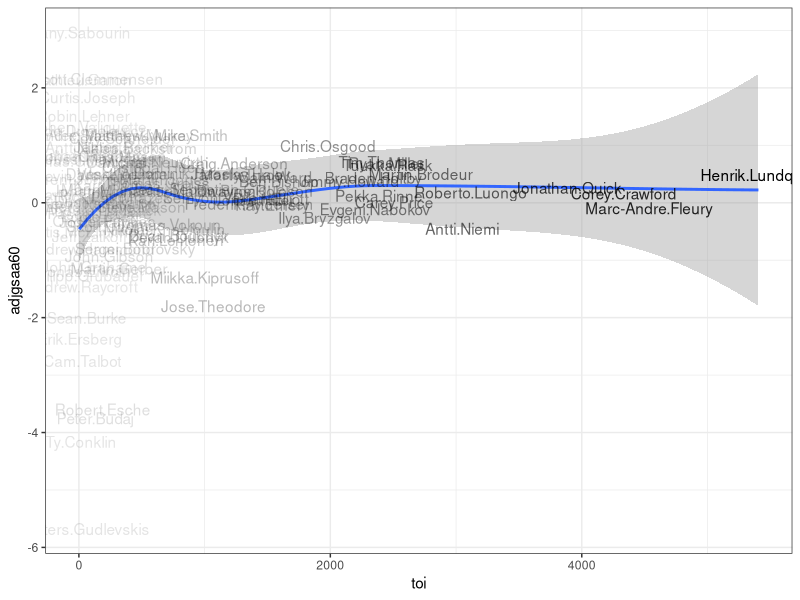
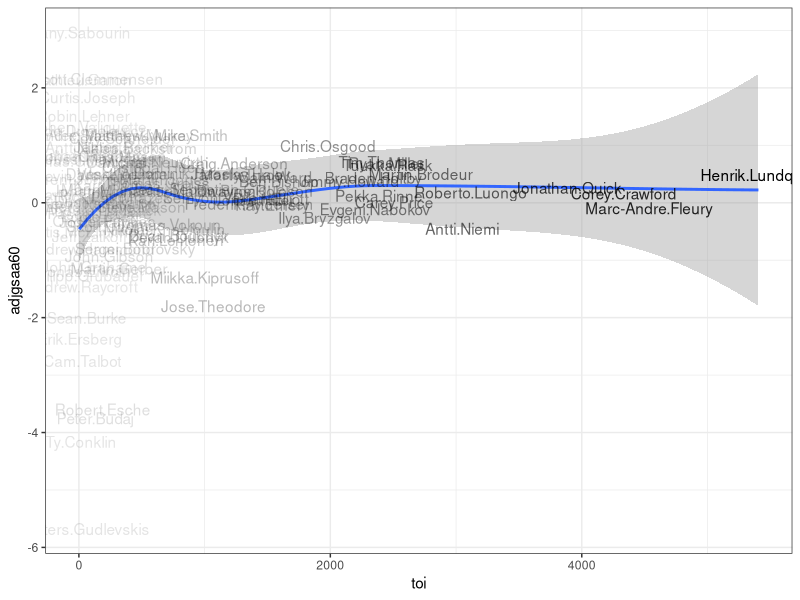

Here is the R script that generated these plots, in order:
setwd("C:/Users/conor/githubfolder/AdjGSAA/playoffs")

library(ggthemes)
library(scales)
library(ggplot2)
library(dplyr)
library(lubridate)
library(stringr)
library(readr)
library(tidyr)
library(cowplot)
library(forcats)


###ok let's load the data into R###
goalie_data_playoffs <- read.csv("goalie.playoffs.csv") ###this file has to be in the R directory you set previously###
goalie_data_playoffs$season <- as.character(goalie_data_playoffs$season) ###turn the season variable into a factor###
goalie_data_playoffs$Date <- mdy(goalie_data_playoffs$Date) ###turn the date of the game into a format R can work with###
goalie_data_playoffs$Team <- as.character(goalie_data_playoffs$Team) ###turn the Team variable into a character string so we can modify it###
goalie_data_playoffs$game_type <- "playoff_game"


goalie_data_playoffs <- goalie_data_playoffs %>% ###modify some variables so they are easier to work with
  mutate(svH = Sv.H / 100, ###turn the sv% variables into decimals (99 -> .99)
         svM = Sv.M / 100,
         svL = Sv.L / 100,
         saH = G.M + S.H, ###goals + shots = saves###
         saM = G.M + S.M,
         saL = G.L + S.L, 
         Name = as.character(Name)) %>%
  rename(team = Team, 
         date = Date, 
         name = Name, 
         toi = TOI,
         age = Age,
         salary = Salary)

goalie_data_playoffs <- goalie_data_playoffs %>% ###select the variables we want and omit any rows with NA (blank) values###
  select(game_type, team, name, age, salary, season, date, toi, svH, svM, svL, saH, saM, saL, G.H, G.M, G.L)


###combine Atlanta/Winnipeg and Phoenix/Arizona Team names
goalie_data_playoffs$team[goalie_data_playoffs$team == "WPG"]<-"ATL-WPG"
goalie_data_playoffs$team[goalie_data_playoffs$team == "ATL"]<-"ATL-WPG"
goalie_data_playoffs$team[goalie_data_playoffs$team == "PHX"]<-"PHX-ARI"
goalie_data_playoffs$team[goalie_data_playoffs$team == "ARI"]<-"PHX-ARI"

season_averages <- read.csv("adjgsaa.season.averages.csv") %>%
  mutate(season = as.character(season))

###Create Playoff Goalie Statistics###
playoff_games <- goalie_data_playoffs %>% ###create a new object###
  select(game_type, team, name, age, salary, season, date, toi, svH, svM, svL, saH, saM, saL, G.H, G.M, G.L)

goalie_join_playoff_games <- inner_join(playoff_games, season_averages, by = "season") ###join the individual goalie data with the season average data###

df_playoff_games <- goalie_join_playoff_games %>% ###create a new object###
  mutate(lgsaa = (saL *(1 - la.svL) - G.L), ###create new variables. LGSAA = (low danger shots against * (1 - league average low danger save %) - low danger goals against)###
         mgsaa = (saM *(1 - la.svM) - G.M),
         hgsaa = (saH *(1 - la.svH) - G.H),
         adjgsaa60 = ((lgsaa + mgsaa + hgsaa) / toi) * 60, ###create adjGSAA60###
         adjgsaa = lgsaa + mgsaa + hgsaa) ###create adjGSAA###

df_playoff_games <- df_playoff_games %>%
  select(-X) %>%
  group_by(name) %>% ###group the rows by goalie name###
  arrange(date) %>% ###arrange the rows by date###
  mutate(game_number = dense_rank(date),
         season = as.character(season)) %>% ###create the "game number" variable"###
  ungroup()

player_summary <- df_playoff_games %>% ###create a new object for player summary data###
  filter(toi > 2) %>%
  group_by(name) %>% ###group by goalie name###
  summarize(adjgsaa60 = mean(adjgsaa60), ###sum up all the variables###
            lgsaa = sum(lgsaa),
            mgsaa = sum(mgsaa),
            hgsaa = sum(hgsaa),
            toi = sum(toi)) %>%
  arrange(desc(adjgsaa60))

write.csv(df_playoff_games, "goalie.data.playoffs.csv") ###export to csv. take out the preceding #

ggplot(player_summary, aes(toi, adjgsaa60, label = name, alpha = toi)) +
  geom_smooth() +
  geom_text() +
  guides(alpha = FALSE) +
  theme_bw()
ggsave("adjgsaa60 vs toi.png")

